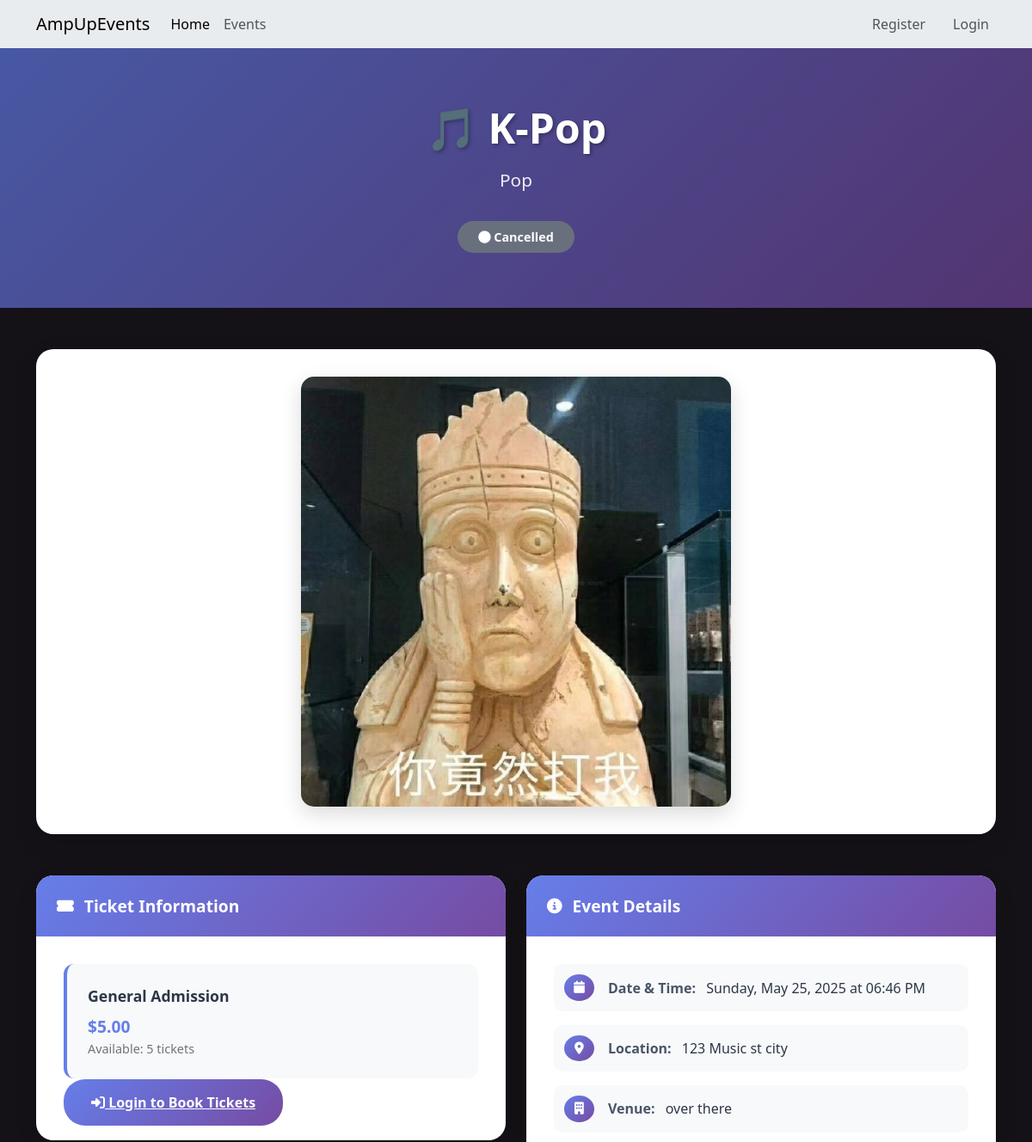
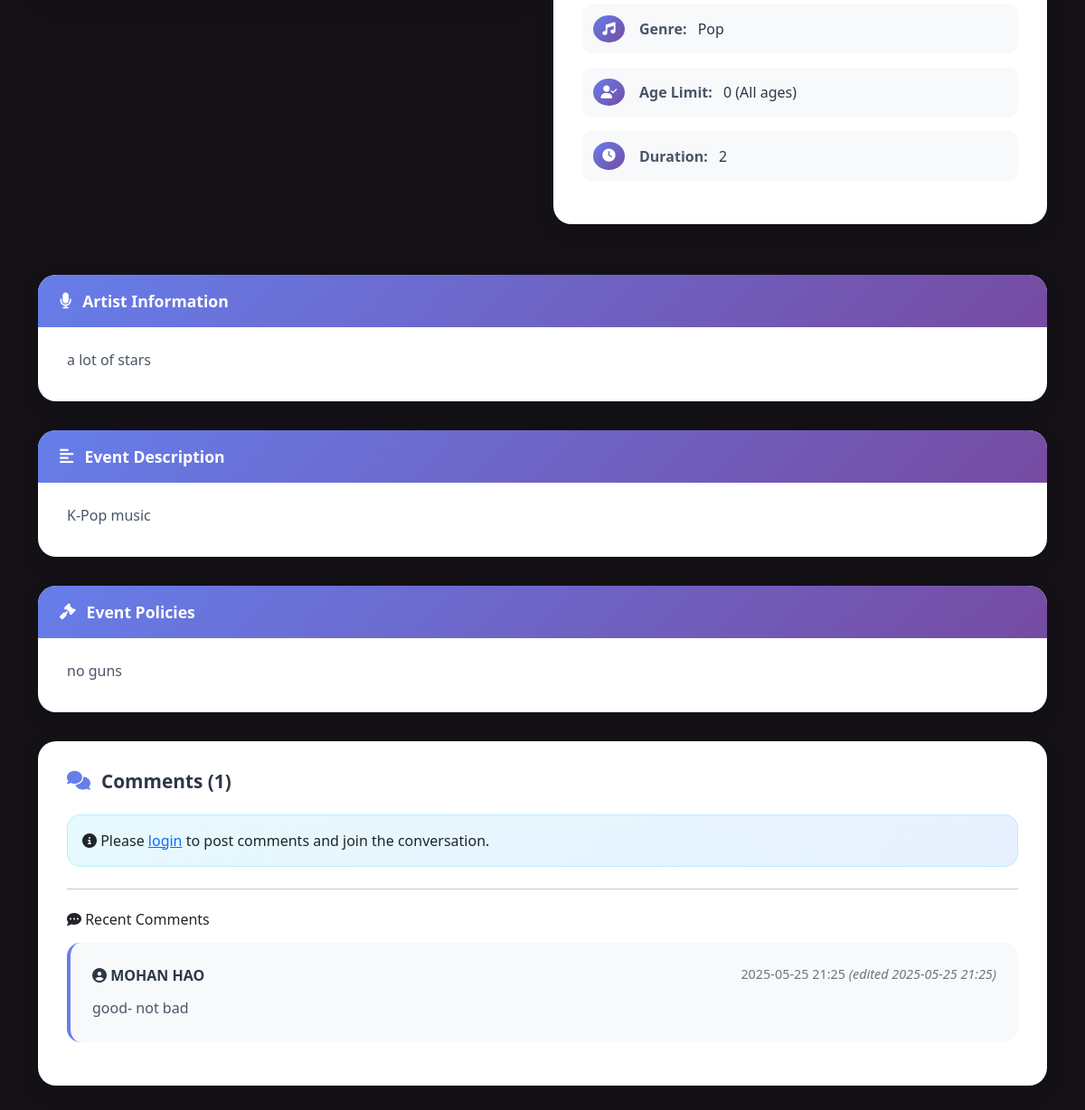
The page /events/1 on the database its author committed (2 pictures, top to bottom).
### website/models.py (models this page shows, shortened)
class Event(db.Model):
    __tablename__ = 'events'
    id = db.Column(db.Integer, primary_key=True)
    name = db.Column(db.String(120), index=True, nullable=False)
    description = db.Column(db.Text, nullable=True)
    image_filename = db.Column(db.String(255), nullable=True)
    start_datetime = db.Column(db.DateTime, nullable=False)
    location = db.Column(db.String(100), nullable=False)
    venue = db.Column(db.String(100), nullable=True)
    genre_id = db.Column(db.Integer, db.ForeignKey('genres.id'), nullable=False)  # Reference to Genre table
    artist_info = db.Column(db.Text, nullable=True)
    status = db.Column(db.String(20), default='Open', nullable=False)
    age_limit = db.Column(db.Integer, nullable=True)
    length = db.Column(db.String(50), nullable=True)
    policies = db.Column(db.Text, nullable=True)
    facebook = db.Column(db.String(255), nullable=True)
    instagram = db.Column(db.String(255), nullable=True)
    twitter = db.Column(db.String(255), nullable=True)
    created_at = db.Column(db.DateTime, default=datetime.now)
    updated_at = db.Column(db.DateTime, default=datetime.now, onupdate=datetime.now)
    created_by = db.Column(db.Integer, db.ForeignKey('users.id'), nullable=False)
    ticket_types = db.relationship('ticket_type', backref='event', lazy='dynamic', cascade="all, delete-orphan")
    comments = db.relationship('Comment', backref='event', lazy='dynamic', cascade="all, delete-orphan")
    bookings = db.relationship('Booking', backref='event', lazy='dynamic', cascade="all, delete-orphan")
    @property
    def current_status(self):
        if self.status == 'Cancelled':
            return 'Cancelled'

class Genre(db.Model):
    __tablename__ = 'genres'
    id = db.Column(db.Integer, primary_key=True)
    name = db.Column(db.String(50), nullable=False, unique=True)
    description = db.Column(db.Text, nullable=True)
    image_filename = db.Column(db.String(255), nullable=True)  # For genre images like Blues.png
    created_at = db.Column(db.DateTime, default=datetime.now)
    updated_at = db.Column(db.DateTime, default=datetime.now, onupdate=datetime.now)
    events = db.relationship('Event', backref='genre_info', lazy='dynamic')

class ticket_type(db.Model):
    __tablename__ = 'ticket_type'
    id = db.Column(db.Integer, primary_key=True)
    event_id = db.Column(db.Integer, db.ForeignKey('events.id'), nullable=False)
    type_name = db.Column(db.String(100), nullable=False)
    description = db.Column(db.Text, nullable=True)
    price = db.Column(db.Float, nullable=False)
    quantity_available = db.Column(db.Integer, nullable=False)
    created_at = db.Column(db.DateTime, default=datetime.now)
    updated_at = db.Column(db.DateTime, default=datetime.now, onupdate=datetime.now)

class Comment(db.Model):
    __tablename__ = 'comments'
    id = db.Column(db.Integer, primary_key=True)
    text = db.Column(db.String(400), nullable=False)
    created_at = db.Column(db.DateTime, default=datetime.now)
    edited_at = db.Column(db.DateTime, nullable=True)
    is_edited = db.Column(db.Boolean, default=False)
    user_id = db.Column(db.Integer, db.ForeignKey('users.id'), nullable=False)
    event_id = db.Column(db.Integer, db.ForeignKey('events.id'), nullable=False)

class User(db.Model, UserMixin):
    __tablename__ = 'users'
    id = db.Column(db.Integer, primary_key=True)
    firstName = db.Column(db.String(100), index=True, unique=False, nullable=False)
    surname = db.Column(db.String(100), index=True, unique=False, nullable=False)
    email = db.Column(db.String(100), index=True, nullable=False, unique=True)
    mobileNumber = db.Column(db.String(15), index=True, nullable=False, unique=True)  # Reduced size for phone numbers
    streetAddress = db.Column(db.String(150), index=True, nullable=False)
    password_hash = db.Column(db.String(255), nullable=False)
    role = db.Column(db.String(20), default='attendee')
    created_at = db.Column(db.DateTime, default=datetime.now)
    updated_at = db.Column(db.DateTime, default=datetime.now, onupdate=datetime.now)
    comments = db.relationship('Comment', backref='user', lazy='dynamic')
    bookings = db.relationship('Booking', backref='user', lazy='dynamic')
    events_created = db.relationship('Event', foreign_keys='Event.created_by', backref='creator_user', lazy='dynamic')

### website/events.py (the view)
@eventbp.route('/<int:id>')
def details(id):
    event = db.session.query(Event).filter_by(id=id).first_or_404()
    cform = CommentForm()
    comments = event.comments.order_by(Comment.created_at.desc()).all()
    return render_template('events/eventDetails.html', event=event, form=cform, comments=comments)

### website/templates/events/eventDetails.html (shortened to what this page needs)
{% extends 'base.html' %}
{% from "bootstrap5/form.html" import render_form %}
{% block head %}
<link rel="stylesheet" href="{{ url_for('static', filename='style/eventDetails.css') }}">
{% endblock %}
{% block content %}
{% if event %}
<div class="event-hero">
    <div class="hero-overlay"></div>
    <div class="container hero-content">
        <div class="text-center">
            <h1 class="hero-title">🎵 {{ event.name | default('Event Name Not Available') }}</h1>
            <p class="hero-subtitle">{{ event.genre_info.name if event.genre_info else 'Music Event' }}</p>
            <div class="status-badge status-{{ event.current_status.lower().replace(' ', '-') if event.current_status else 'open' }}">
                <i class="fas fa-circle"></i> {{ event.current_status | default('Open') }}
            </div>
        </div>
    </div>
</div>
<div class="container">
    <div class="event-image-section">
        <div class="event-image-container">
            {% if event.image_filename %}
                <img src="{{ url_for('static', filename=event.image_filename) }}"
                     class="event-image img-fluid"
                     alt="{{ event.name }} Image">
            {% else %}
                <div class="image-placeholder">
                    <i class="fas fa-music"></i>
                    <h5>No image available for this event</h5>
                    <p class="text-muted">Event details are available below</p>
                </div>
            {% endif %}
        </div>
    </div>
    <div class="row">
        <div class="col-lg-6 mb-4">
            <div class="content-card">
                <div class="content-card-header">
                    <h5><i class="fas fa-ticket-alt"></i> Ticket Information</h5>
                </div>
                <div class="content-card-body">
                    {% if event.ticket_types.all() %}
                        <ul class="ticket-list">
                            {% for ticket in event.ticket_types %}
                                <li class="ticket-item">
                                    <div class="ticket-type">{{ ticket.type_name }}</div>
                                    <div class="ticket-price">${{ "%.2f"|format(ticket.price) }}</div>
                                    <div class="ticket-availability">Available: {{ ticket.quantity_available }} tickets</div>
                                </li>
                            {% endfor %}
                        </ul>
                    {% else %}
                        <div class="text-center py-3">
                            <i class="fas fa-ticket-alt fa-3x text-muted mb-3"></i>
                            <p>Ticket information not yet available or this event might be free.</p>
                        </div>
                        {% endif %}
                        {% if current_user.is_authenticated %}
                            {% if event.current_status == 'Open' and event.ticket_types.all() %}
                            <a href="{{ url_for('event.book_tickets', id=event.id) }}" class="btn-book-tickets">
                                <i class="fas fa-shopping-cart"></i> Book Tickets</a>
                                {% else %}
                                <button class="btn-book-tickets" disabled style="opacity: 0.6; cursor: not-allowed;">
                                    <i class="fas fa-ban"></i>
                                    {% if event.current_status == 'Sold Out' %}Sold Out
                                    {% elif event.current_status == 'Cancelled' %}Event Cancelled
                                    {% elif event.current_status == 'Completed' %}Event Completed
                                    {% elif event.current_status == 'Inactive' %}Event Expired
                                    {% else %}Not Available
                                    {% endif %}
                                </button>
                                {% endif %}
                        {% else %}
                        <a href="{{ url_for('auth.login', next=request.url) }}" class="btn-book-tickets">
                            <i class="fas fa-sign-in-alt"></i> Login to Book Tickets
                        </a>
                        {% endif %}
                </div>
            </div>
        </div>
        <div class="col-lg-6 mb-4">
            <div class="content-card">
                <div class="content-card-header">
                    <h5><i class="fas fa-info-circle"></i> Event Details</h5>
                </div>
                <div class="content-card-body">
                    <div class="detail-item">
                        <div class="detail-icon">
                            <i class="fas fa-calendar"></i>
                        </div>
                        <div>
                            <span class="detail-label">Date & Time:</span>
                            <span class="detail-value">
                                {{ event.start_datetime.strftime('%A, %B %d, %Y at %I:%M %p') if event.start_datetime else 'N/A' }}
                            </span>
                        </div>
                    </div>
                    <div class="detail-item">
                        <div class="detail-icon">
                            <i class="fas fa-map-marker-alt"></i>
                        </div>
                        <div>
                            <span class="detail-label">Location:</span>
                            <span class="detail-value">{{ event.location | default('N/A') }}</span>
                        </div>
                    </div>
                    {% if event.venue %}
                        <div class="detail-item">
                            <div class="detail-icon">
                                <i class="fas fa-building"></i>
                            </div>
                            <div>
                                <span class="detail-label">Venue:</span>
                                <span class="detail-value">{{ event.venue }}</span>
                            </div>
                        </div>
                    {% endif %}
                                            {% if event.genre_info %}
                        <div class="detail-item">
                            <div class="detail-icon">
                                <i class="fas fa-music"></i>
                            </div>
                            <div>
                                <span class="detail-label">Genre:</span>
                                <span class="detail-value">{{ event.genre_info.name }}</span>
                            </div>
                        </div>
                        {% endif %}
                    {% if event.age_limit is not none %}
                        <div class="detail-item">
                            <div class="detail-icon">
                                <i class="fas fa-user-check"></i>
                            </div>
                            <div>
                                <span class="detail-label">Age Limit:</span>
                                <span class="detail-value">{{ event.age_limit }}{{ '+' if event.age_limit > 0 else ' (All ages)' }}</span>
                            </div>
                        </div>
                    {% endif %}
                    {% if event.length %}
                        <div class="detail-item">
                            <div class="detail-icon">
                                <i class="fas fa-clock"></i>
                            </div>
                            <div>
                                <span class="detail-label">Duration:</span>
                                <span class="detail-value">{{ event.length }}</span>
                            </div>
                        </div>
                    {% endif %}
                </div>
            </div>
        </div>
    </div>
    {% if event.artist_info %}
        <div class="info-section">
            <div class="info-section-header">
                <i class="fas fa-microphone"></i> Artist Information
            </div>
            <div class="info-content">
                {{ event.artist_info }}
            </div>
        </div>
    {% endif %}
    {% if event.description %}
        <div class="info-section">
            <div class="info-section-header">
                <i class="fas fa-align-left"></i> Event Description
            </div>
            <div class="info-content">
                {{ event.description }}
            </div>
        </div>
    {% endif %}
    {% if event.policies %}
        <div class="info-section">
            <div class="info-section-header">
                <i class="fas fa-gavel"></i> Event Policies
            </div>
            <div class="info-content">
                {{ event.policies }}
            </div>
        </div>
    {% endif %}
    <div class="comments-section">
        <h5 class="comments-header">
            <i class="fas fa-comments"></i> Comments ({{ event.comments.count() }})
        </h5>
        {% if current_user.is_authenticated %}
            <div class="comment-form">
                <form method="POST" action="{{ url_for('event.comment', id=event.id) }}">
                    {{ form.csrf_token }}
                    <div class="mb-3">
                        {{ form.text.label(class="form-label") }}
                        {{ form.text(class="form-control comment-input", rows="3", placeholder="Share your thoughts about this event...") }}
                        {% if form.text.errors %}
                            <div class="invalid-feedback d-block">
                                {% for error in form.text.errors %}
                                    <span>{{ error }}</span><br>
                                {% endfor %}
                            </div>
                        {% endif %}
                    </div>
                    {{ form.submit(class="btn-submit-comment") }}
                </form>
            </div>
        {% else %}
            <div class="alert-info-custom">
                <i class="fas fa-info-circle"></i>
                Please <a href="{{ url_for('auth.login', next=request.url) }}">login</a> to post comments and join the conversation.
            </div>
        {% endif %}
        <hr class="my-4">
        {% if comments %}
            <h6 class="mb-3"><i class="fas fa-comment-dots"></i> Recent Comments</h6>
            {% for comment_item in comments %}
                <div class="comment-item">
                    <div class="comment-header">
                        <div class="comment-author">
                            <i class="fas fa-user-circle"></i>
                            {{ comment_item.user.firstName if comment_item.user else 'Anonymous' }}
                            {% if comment_item.user and comment_item.user.surname %}{{ comment_item.user.surname }}
                            {% endif %}
                        </div>
                        <div class="comment-meta">
                            <div class="comment-date">
                                {{ comment_item.created_at.strftime('%Y-%m-%d %H:%M') }}
                                {% if comment_item.is_edited %}<em>(edited {{ comment_item.edited_at.strftime('%Y-%m-%d %H:%M') if comment_item.edited_at else '' }})</em>{% endif %}
                            </div>
                        </div>
                    </div>
                    <p class="comment-text">{{ comment_item.text }}</p>
                </div>
            {% endfor %}
        {% else %}
            <div class="no-comments">
                <i class="fas fa-comment-slash"></i>
                <h6>No comments yet</h6>
                <p>Be the first to share your thoughts about this event!</p>
            </div>
        {% endif %}
    </div>
</div>
{% endif %}
{% endblock %}

### rows shown on the page
Event: name "K-Pop", current_status "Cancelled", image_filename (picture), start_datetime "Sunday, May 25, 2025 at 06:46 PM", location "123 Music st city", venue "over there", age_limit "0", age_limit "(All ages)", length "2", artist_info "a lot of stars", description "K-Pop music", policies "no guns"
Genre: genre_info "Pop", genre_info.name "Pop"
ticket_type: type_name "General Admission", price "5.00", quantity_available "5"
Comment: user "MOHAN", user.surname "HAO", created_at "2025-05-25 21:25", edited_at "2025-05-25 21:25", text "good- not bad"

### other values the page prints
{{ event.comments.count() }} "1"
